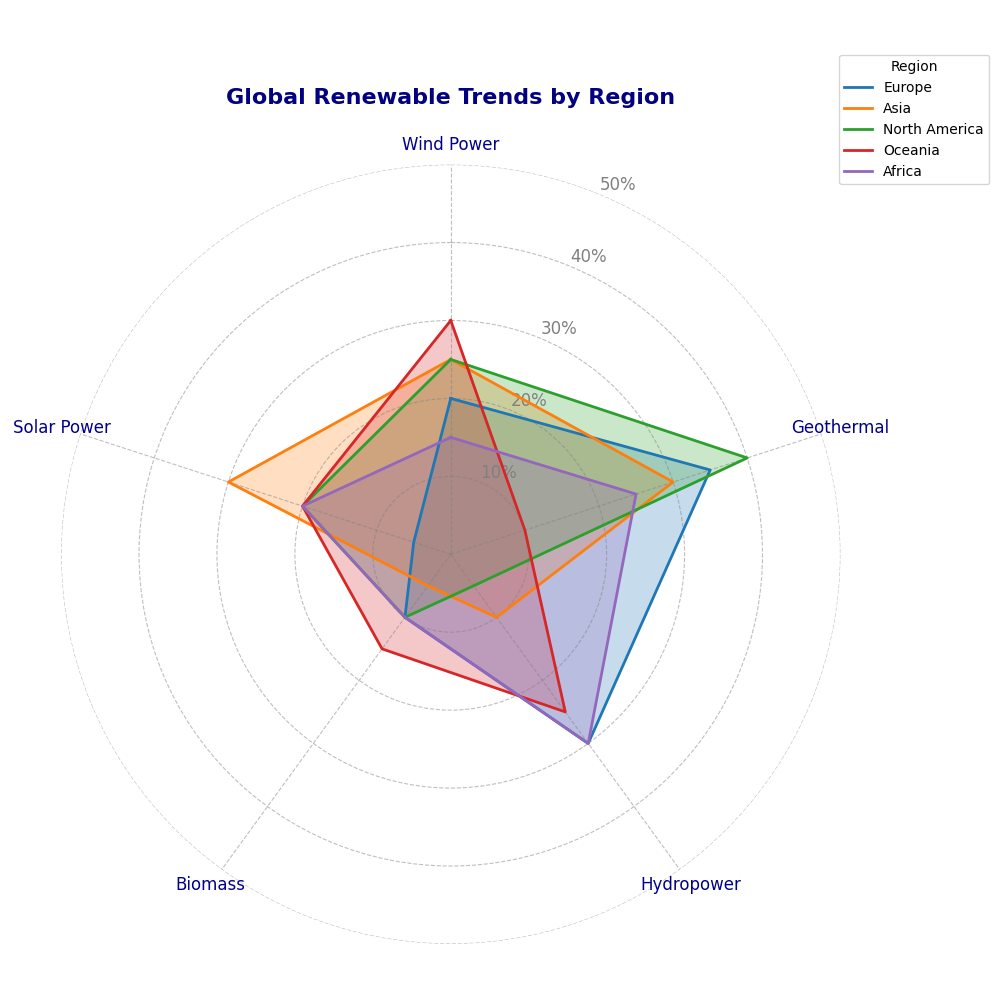

Write the Python code that produced this figure.
import numpy as np
import matplotlib.pyplot as plt

sectors = ['Wind Power', 'Geothermal', 'Hydropower', 'Biomass', 'Solar Power']
regions = ['Europe', 'Asia', 'North America', 'Oceania', 'Africa']

data = {
    'Europe': [20, 35, 30, 10, 5],
    'Asia': [25, 30, 10, 5, 30],
    'North America': [25, 40, 5, 10, 20],
    'Oceania': [30, 10, 25, 15, 20],
    'Africa': [15, 25, 30, 10, 20]
}

def create_radar_chart(sectors, data, title):
    num_vars = len(sectors)
    angles = np.linspace(0, 2 * np.pi, num_vars, endpoint=False).tolist()
    angles += angles[:1]

    fig, ax = plt.subplots(figsize=(10, 10), subplot_kw=dict(polar=True))

    ax.set_theta_offset(np.pi / 2)
    ax.set_theta_direction(-1)
    ax.set_xticks(angles[:-1])
    ax.set_xticklabels(sectors, fontsize=12, color='darkblue')

    for region, values in data.items():
        values += values[:1]
        ax.plot(angles, values, linewidth=2, linestyle='solid', label=region)
        ax.fill(angles, values, alpha=0.25)  

    plt.title(title, size=16, weight='bold', color='navy', va='bottom', pad=20)
    plt.legend(loc='upper right', bbox_to_anchor=(1.2, 1.15), fontsize=10, title="Region")

    ax.yaxis.grid(True, color='gray', linestyle='--', alpha=0.5)
    ax.xaxis.grid(True, color='gray', linestyle='--', alpha=0.5)
    ax.set_yticks([10, 20, 30, 40, 50])
    ax.set_yticklabels(['10%', '20%', '30%', '40%', '50%'], color='gray', size=12)

    ax.spines['polar'].set_visible(False)

    plt.tight_layout()
    plt.show()

create_radar_chart(sectors, data, "Global Renewable Trends by Region")
